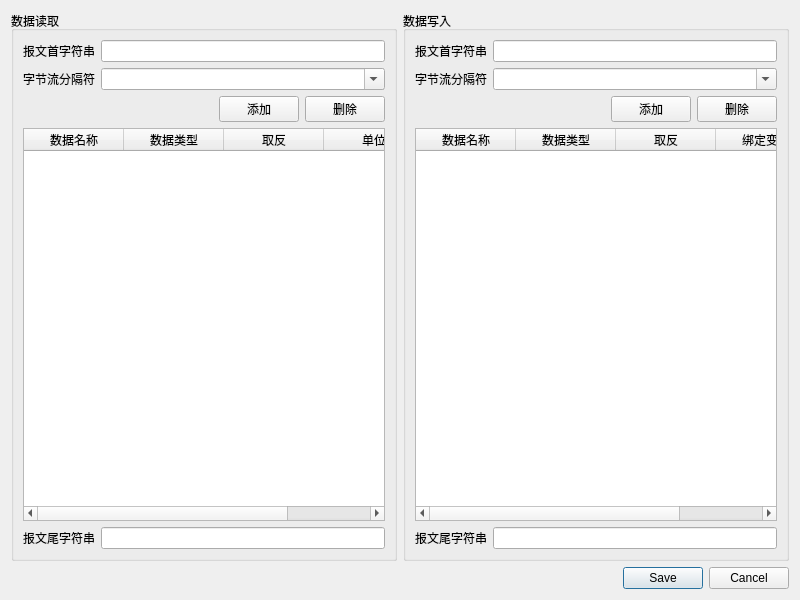
<?xml version="1.0" encoding="UTF-8"?>
<ui version="4.0">
 <class>DataSetInformation</class>
 <widget class="QDialog" name="DataSetInformation">
  <property name="geometry">
   <rect>
    <x>0</x>
    <y>0</y>
    <width>800</width>
    <height>600</height>
   </rect>
  </property>
  <property name="windowTitle">
   <string>Dialog</string>
  </property>
  <layout class="QGridLayout" name="gridLayout">
   <item row="0" column="0">
    <widget class="QGroupBox" name="groupBox">
     <property name="title">
      <string>数据读取</string>
     </property>
     <layout class="QGridLayout" name="gridLayout_2">
      <item row="4" column="0">
       <layout class="QHBoxLayout" name="horizontalLayout_2">
        <item>
         <widget class="QLabel" name="label">
          <property name="text">
           <string>报文尾字符串</string>
          </property>
         </widget>
        </item>
        <item>
         <widget class="QLineEdit" name="readend">
          <property name="sizePolicy">
           <sizepolicy hsizetype="Expanding" vsizetype="Fixed">
            <horstretch>0</horstretch>
            <verstretch>0</verstretch>
           </sizepolicy>
          </property>
         </widget>
        </item>
       </layout>
      </item>
      <item row="3" column="0">
       <widget class="QTableWidget" name="readdatalist">
        <property name="sizePolicy">
         <sizepolicy hsizetype="Expanding" vsizetype="Expanding">
          <horstretch>0</horstretch>
          <verstretch>0</verstretch>
         </sizepolicy>
        </property>
        <column>
         <property name="text">
          <string>数据名称</string>
         </property>
        </column>
        <column>
         <property name="text">
          <string>数据类型</string>
         </property>
        </column>
        <column>
         <property name="text">
          <string>取反</string>
         </property>
        </column>
        <column>
         <property name="text">
          <string>单位</string>
         </property>
        </column>
       </widget>
      </item>
      <item row="2" column="0">
       <layout class="QHBoxLayout" name="horizontalLayout_7">
        <item>
         <spacer name="horizontalSpacer">
          <property name="orientation">
           <enum>Qt::Horizontal</enum>
          </property>
          <property name="sizeHint" stdset="0">
           <size>
            <width>40</width>
            <height>20</height>
           </size>
          </property>
         </spacer>
        </item>
        <item>
         <widget class="QPushButton" name="readadd">
          <property name="text">
           <string>添加</string>
          </property>
         </widget>
        </item>
        <item>
         <widget class="QPushButton" name="readdelete">
          <property name="text">
           <string>删除</string>
          </property>
         </widget>
        </item>
       </layout>
      </item>
      <item row="0" column="0">
       <layout class="QHBoxLayout" name="horizontalLayout">
        <item>
         <widget class="QLabel" name="label_3">
          <property name="text">
           <string>报文首字符串</string>
          </property>
         </widget>
        </item>
        <item>
         <widget class="QLineEdit" name="readhead"/>
        </item>
       </layout>
      </item>
      <item row="1" column="0">
       <layout class="QHBoxLayout" name="horizontalLayout_3">
        <item>
         <widget class="QLabel" name="label_2">
          <property name="sizePolicy">
           <sizepolicy hsizetype="Fixed" vsizetype="Preferred">
            <horstretch>0</horstretch>
            <verstretch>0</verstretch>
           </sizepolicy>
          </property>
          <property name="text">
           <string>字节流分隔符</string>
          </property>
         </widget>
        </item>
        <item>
         <widget class="QComboBox" name="comboBox">
          <property name="editable">
           <bool>true</bool>
          </property>
          <item>
           <property name="text">
            <string/>
           </property>
          </item>
          <item>
           <property name="text">
            <string>,</string>
           </property>
          </item>
          <item>
           <property name="text">
            <string/>
           </property>
          </item>
          <item>
           <property name="text">
            <string>;</string>
           </property>
          </item>
          <item>
           <property name="text">
            <string>:</string>
           </property>
          </item>
          <item>
           <property name="text">
            <string>\t</string>
           </property>
          </item>
          <item>
           <property name="text">
            <string>|</string>
           </property>
          </item>
          <item>
           <property name="text">
            <string>/</string>
           </property>
          </item>
          <item>
           <property name="text">
            <string>\n</string>
           </property>
          </item>
          <item>
           <property name="text">
            <string>=</string>
           </property>
          </item>
         </widget>
        </item>
       </layout>
      </item>
     </layout>
    </widget>
   </item>
   <item row="0" column="1">
    <widget class="QGroupBox" name="groupBox_2">
     <property name="title">
      <string>数据写入</string>
     </property>
     <layout class="QGridLayout" name="gridLayout_3">
      <item row="1" column="0">
       <layout class="QHBoxLayout" name="horizontalLayout_6">
        <item>
         <widget class="QLabel" name="label_6">
          <property name="sizePolicy">
           <sizepolicy hsizetype="Fixed" vsizetype="Preferred">
            <horstretch>0</horstretch>
            <verstretch>0</verstretch>
           </sizepolicy>
          </property>
          <property name="text">
           <string>字节流分隔符</string>
          </property>
         </widget>
        </item>
        <item>
         <widget class="QComboBox" name="comboBox_2">
          <property name="editable">
           <bool>true</bool>
          </property>
          <item>
           <property name="text">
            <string/>
           </property>
          </item>
          <item>
           <property name="text">
            <string>,</string>
           </property>
          </item>
          <item>
           <property name="text">
            <string/>
           </property>
          </item>
          <item>
           <property name="text">
            <string>;</string>
           </property>
          </item>
          <item>
           <property name="text">
            <string>:</string>
           </property>
          </item>
          <item>
           <property name="text">
            <string>\t</string>
           </property>
          </item>
          <item>
           <property name="text">
            <string>|</string>
           </property>
          </item>
          <item>
           <property name="text">
            <string>/</string>
           </property>
          </item>
          <item>
           <property name="text">
            <string>\n</string>
           </property>
          </item>
          <item>
           <property name="text">
            <string>=</string>
           </property>
          </item>
         </widget>
        </item>
       </layout>
      </item>
      <item row="0" column="0">
       <layout class="QHBoxLayout" name="horizontalLayout_4">
        <item>
         <widget class="QLabel" name="label_4">
          <property name="text">
           <string>报文首字符串</string>
          </property>
         </widget>
        </item>
        <item>
         <widget class="QLineEdit" name="writehead"/>
        </item>
       </layout>
      </item>
      <item row="4" column="0">
       <layout class="QHBoxLayout" name="horizontalLayout_5">
        <item>
         <widget class="QLabel" name="label_5">
          <property name="text">
           <string>报文尾字符串</string>
          </property>
         </widget>
        </item>
        <item>
         <widget class="QLineEdit" name="writeend"/>
        </item>
       </layout>
      </item>
      <item row="3" column="0">
       <widget class="QTableWidget" name="writedatalist">
        <property name="sizePolicy">
         <sizepolicy hsizetype="Preferred" vsizetype="Expanding">
          <horstretch>0</horstretch>
          <verstretch>0</verstretch>
         </sizepolicy>
        </property>
        <column>
         <property name="text">
          <string>数据名称</string>
         </property>
        </column>
        <column>
         <property name="text">
          <string>数据类型</string>
         </property>
        </column>
        <column>
         <property name="text">
          <string>取反</string>
         </property>
        </column>
        <column>
         <property name="text">
          <string>绑定变量</string>
         </property>
        </column>
       </widget>
      </item>
      <item row="2" column="0">
       <layout class="QHBoxLayout" name="horizontalLayout_8">
        <item>
         <spacer name="horizontalSpacer_2">
          <property name="orientation">
           <enum>Qt::Horizontal</enum>
          </property>
          <property name="sizeHint" stdset="0">
           <size>
            <width>40</width>
            <height>20</height>
           </size>
          </property>
         </spacer>
        </item>
        <item>
         <widget class="QPushButton" name="writeadd">
          <property name="text">
           <string>添加</string>
          </property>
         </widget>
        </item>
        <item>
         <widget class="QPushButton" name="writedelete">
          <property name="text">
           <string>删除</string>
          </property>
         </widget>
        </item>
       </layout>
      </item>
     </layout>
    </widget>
   </item>
   <item row="2" column="1">
    <widget class="QDialogButtonBox" name="state">
     <property name="standardButtons">
      <set>QDialogButtonBox::Cancel|QDialogButtonBox::Save</set>
     </property>
    </widget>
   </item>
  </layout>
 </widget>
 <resources/>
 <connections/>
</ui>
